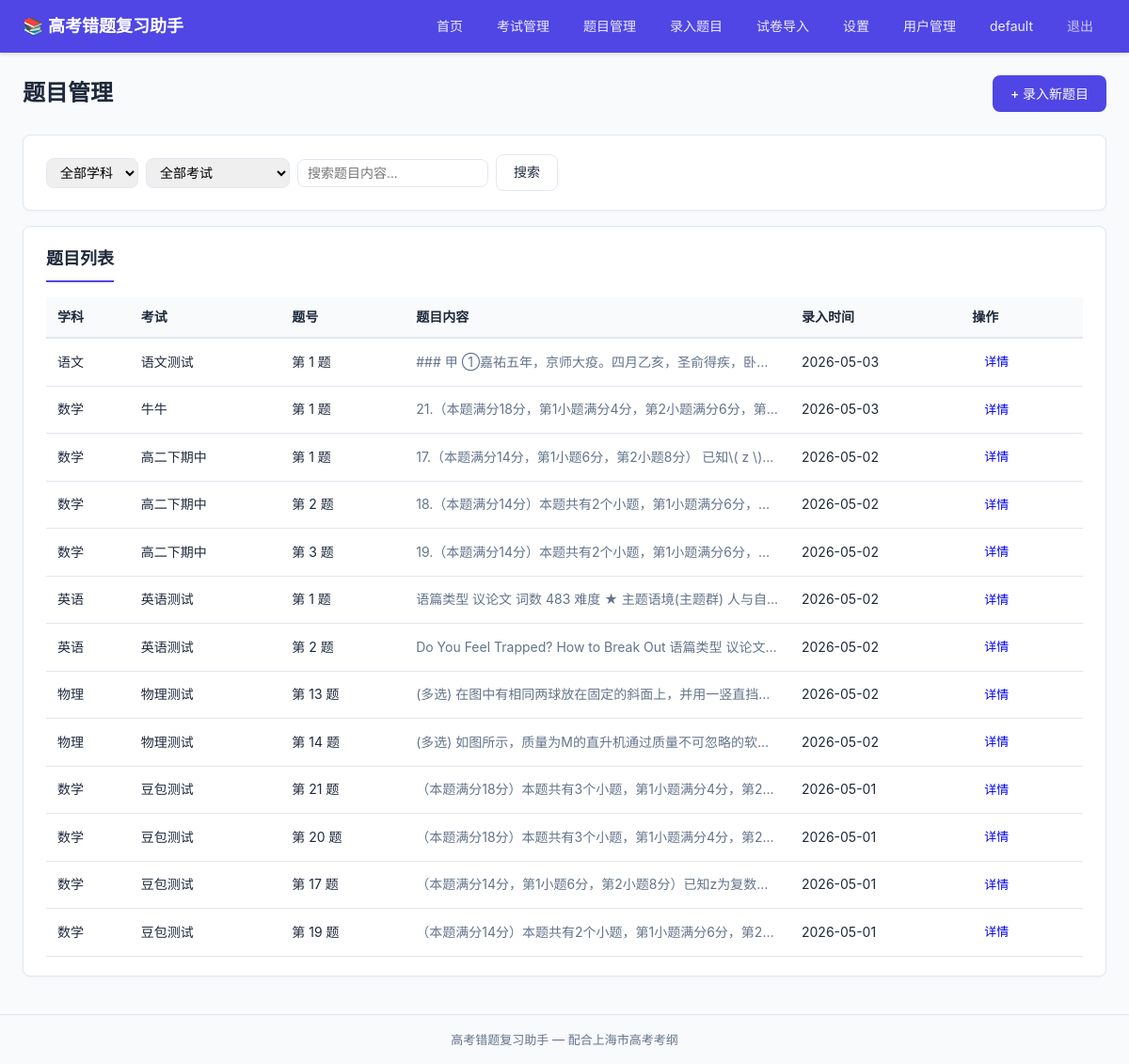
Page /questions (signed in) on the earlier database version.
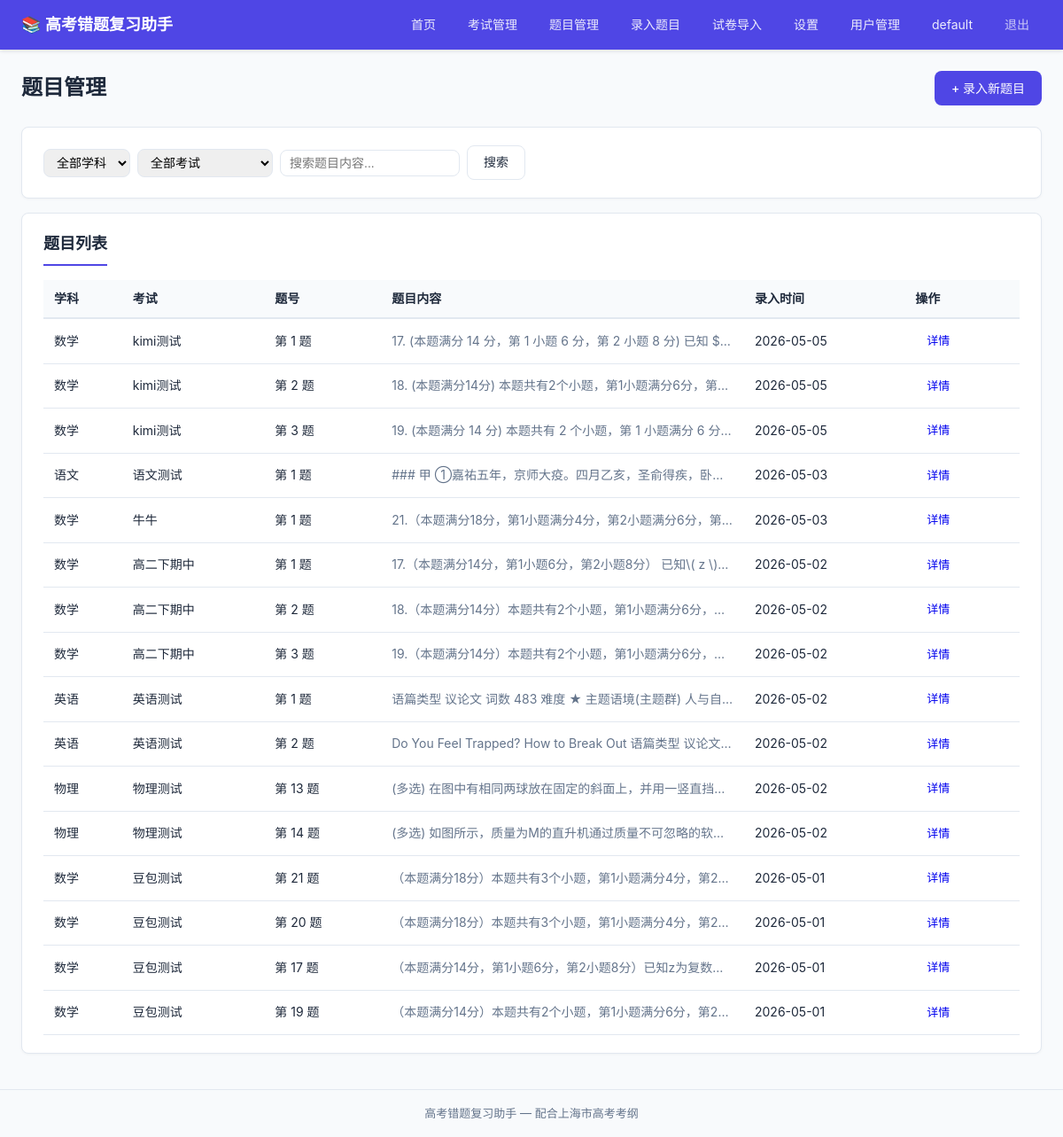
Same page on the later database version.
### tables this page shows
CREATE TABLE users (
            id            INTEGER PRIMARY KEY AUTOINCREMENT,
            username      TEXT    NOT NULL UNIQUE,
            password_hash TEXT    NOT NULL,
            created_at    TIMESTAMP DEFAULT CURRENT_TIMESTAMP
        , is_admin INTEGER NOT NULL DEFAULT 0, must_change_password INTEGER NOT NULL DEFAULT 0);

CREATE TABLE questions (
            id              INTEGER PRIMARY KEY AUTOINCREMENT,
            exam_id         INTEGER NOT NULL REFERENCES exams(id) ON DELETE CASCADE,
            question_number TEXT    NOT NULL,
            stem            TEXT,
            image_path      TEXT,
            created_at      TIMESTAMP DEFAULT CURRENT_TIMESTAMP,
            updated_at      TIMESTAMP DEFAULT CURRENT_TIMESTAMP
        , user_id INTEGER NOT NULL DEFAULT 1, student_answer TEXT, error_reason TEXT);

CREATE TABLE subjects (
            id          INTEGER PRIMARY KEY AUTOINCREMENT,
            name        TEXT    NOT NULL UNIQUE,
            created_at  TIMESTAMP DEFAULT CURRENT_TIMESTAMP
        );

CREATE TABLE exams (
            id          INTEGER PRIMARY KEY AUTOINCREMENT,
            subject_id  INTEGER NOT NULL REFERENCES subjects(id),
            name        TEXT    NOT NULL,
            exam_date   DATE,
            created_at  TIMESTAMP DEFAULT CURRENT_TIMESTAMP, user_id INTEGER NOT NULL DEFAULT 1,
            UNIQUE(subject_id, name)
        );

### routes/questions.py (the view)
@questions_bp.route('/questions')
@login_required
def list_questions():
    user_id = session['user_id']
    subjects = get_all_subjects()
    subject_id = request.args.get('subject_id', type=int)
    exam_id = request.args.get('exam_id', type=int)
    search = request.args.get('search')
    exams = get_all_exams(user_id)
    questions = get_questions_filtered(subject_id=subject_id, exam_id=exam_id, search=search, user_id=user_id)
    return render_template('questions/list.html', subjects=subjects, exams=exams,
                           questions=questions, selected_subject=subject_id,
                           selected_exam=exam_id, search=search)

### app.py (called while the page is built)
@app.before_request
def load_logged_in_user():
    user_id = session.get('user_id')
    g.current_user = get_user_by_id(user_id) if user_id else None

@app.context_processor
def inject_global_template_vars():
    return {
        'current_user': g.get('current_user'),
    }

### database/__init__.py (called while the page is built)
def get_db():
    if 'db' not in g:
        g.db = sqlite3.connect(DATABASE_PATH)
        g.db.row_factory = sqlite3.Row
        g.db.execute("PRAGMA foreign_keys = ON")
    return g.db

### models/exam.py (called while the page is built)
def get_all_exams(user_id=None):
    db = get_db()
    query = (
        "SELECT e.*, s.name as subject_name FROM exams e "
        "JOIN subjects s ON e.subject_id = s.id WHERE 1=1"
    )
    params = []
    if user_id is not None:
        query += " AND e.user_id = ?"
        params.append(user_id)
    query += " ORDER BY e.exam_date DESC, e.id DESC"
    return db.execute(query, params).fetchall()

### models/question.py (called while the page is built)
def get_questions_filtered(subject_id=None, exam_id=None, search=None, user_id=None):
    db = get_db()
    query = (
        "SELECT q.*, e.name as exam_name, e.subject_id, s.name as subject_name "
        "FROM questions q JOIN exams e ON q.exam_id = e.id "
        "JOIN subjects s ON e.subject_id = s.id WHERE 1=1"
    )
    params = []
    if user_id is not None:
        query += " AND e.user_id = ?"
        params.append(user_id)
    if subject_id:
        query += " AND e.subject_id = ?"
        params.append(subject_id)
    if exam_id:
        query += " AND q.exam_id = ?"
        params.append(exam_id)
    if search:
        query += " AND (q.stem LIKE ? OR q.question_number LIKE ?)"
        params.extend([f"%{search}%", f"%{search}%"])
    query += " ORDER BY q.created_at DESC"
    return db.execute(query, params).fetchall()

### models/subject.py (called while the page is built)
def get_all_subjects():
    db = get_db()
    return db.execute("SELECT * FROM subjects ORDER BY id").fetchall()

### models/user.py (called while the page is built)
def get_user_by_id(user_id):
    db = get_db()
    row = db.execute(
        "SELECT id, username, is_admin, must_change_password, created_at FROM users WHERE id = ?",
        (user_id,)
    ).fetchone()
    return dict(row) if row else None

### templates/questions/list.html (shortened to what this page needs)
{% extends "base.html" %}
{% block content %}
<div class="page-header">
    <h1>题目管理</h1>
    <a href="{{ url_for('questions.create') }}" class="btn btn-primary">+ 录入新题目</a>
</div>
<div class="card">
    <form method="GET" class="filter-form">
        <select name="subject_id" onchange="this.form.submit()">
            <option value="">全部学科</option>
        </select>
        <select name="exam_id" onchange="this.form.submit()">
            <option value="">全部考试</option>
        </select>
        <input type="text" name="search" placeholder="搜索题目内容..." value="{{ search or '' }}">
        <button type="submit" class="btn btn-secondary">搜索</button>
    </form>
</div>
<div class="card">
    <h2>题目列表</h2>
    {% if questions %}
    <table class="data-table">
        <thead>
            <tr>
                <th>学科</th>
                <th>考试</th>
                <th>题号</th>
                <th>题目内容</th>
                <th>录入时间</th>
                <th>操作</th>
            </tr>
        </thead>
        <tbody>
            {% for q in questions %}
            <tr>
                <td>{{ q.subject_name }}</td>
                <td>{{ q.exam_name }}</td>
                <td>第 {{ q.question_number }} 题</td>
                <td class="stem-preview">{{ q.stem[:60] if q.stem else '（有图片）' }}</td>
                <td>{{ q.created_at[:10] if q.created_at }}</td>
                <td>
                    <a href="{{ url_for('questions.detail', question_id=q.id) }}" class="btn btn-small">详情</a>
                </td>
            </tr>
            {% endfor %}
        </tbody>
    </table>
    {% else %}
    <p class="empty-state">还没有题目。点击右上角「录入新题目」开始。</p>
    {% endif %}
</div>
{% endblock %}

### templates/base.html (shortened to what this page needs)
<!DOCTYPE html>
<html lang="zh-CN">
<head>
    <link rel="stylesheet" href="{{ url_for('static', filename='css/app.css') }}">
</head>
<body>
    <nav class="navbar">
        <div class="nav-container">
            <a href="{{ url_for('index') }}" class="nav-brand">📚 高考错题复习助手</a>
            <div class="nav-links">
                {% if current_user %}
                <a href="{{ url_for('index') }}">首页</a>
                <a href="{{ url_for('exams.list_exams') }}">考试管理</a>
                <a href="{{ url_for('questions.list_questions') }}">题目管理</a>
                <a href="{{ url_for('questions.create') }}">录入题目</a>
                <a href="{{ url_for('paper.upload') }}">试卷导入</a>
                <a href="{{ url_for('settings.index') }}">设置</a>
                {% if current_user.is_admin %}
                <a href="{{ url_for('admin.users') }}">用户管理</a>
                {% endif %}
                <a href="{{ url_for('auth.change_password') }}">{{ current_user.username }}</a>
                <a href="{{ url_for('auth.logout') }}" class="nav-logout">退出</a>
                {% else %}
                <a href="{{ url_for('auth.login') }}">登录</a>
                {% endif %}
            </div>
        </div>
    </nav>
    <main class="main-container">
        {% block content %}{% endblock %}
    </main>
    <footer class="footer">
        <p>高考错题复习助手 &mdash; 配合上海市高考考纲</p>
    </footer>
</body>
</html>

### static/css/app.css (style rules this page uses)
*, *::before, *::after { box-sizing: border-box; margin: 0; padding: 0; }
:root { --primary: #4f46e5; --primary-hover: #4338ca; --danger: #dc2626; --danger-hover: #b91c1c; --success: #16a34a; --warning: #f59e0b; --bg: #f8fafc; --card-bg: #ffffff; --text: #1e293b; --text-muted: #64748b; --border: #e2e8f0; --radius: 8px; }
body { font-family: -apple-system, BlinkMacSystemFont, "Microsoft YaHei", "PingFang SC", sans-serif; background: var(--bg); color: var(--text); line-height: 1.6; min-height: 100vh; display: flex; flex-direction: column; }
.navbar { background: var(--primary); color: white; padding: 0 24px; box-shadow: 0 2px 4px rgba(0,0,0,0.1); position: sticky; top: 0; z-index: 100; }
.nav-container { max-width: 1200px; margin: 0 auto; display: flex; align-items: center; justify-content: space-between; height: 56px; }
.nav-brand { color: white; text-decoration: none; font-size: 18px; font-weight: 600; }
.nav-links { display: flex; gap: 8px; }
.nav-links a { color: rgba(255,255,255,0.9); text-decoration: none; padding: 6px 14px; border-radius: var(--radius); font-size: 14px; transition: background 0.2s; }
.main-container { max-width: 1200px; margin: 0 auto; padding: 24px; flex: 1; width: 100%; }
.footer { text-align: center; padding: 16px; color: var(--text-muted); font-size: 13px; border-top: 1px solid var(--border); margin-top: auto; }
.page-header { display: flex; align-items: center; justify-content: space-between; flex-wrap: wrap; gap: 12px; margin-bottom: 24px; }
.page-header h1 { font-size: 24px; }
.card { background: var(--card-bg); border-radius: var(--radius); padding: 20px 24px; margin-bottom: 16px; border: 1px solid var(--border); box-shadow: 0 1px 3px rgba(0,0,0,0.04); }
.card h2 { font-size: 18px; margin-bottom: 16px; padding-bottom: 8px; border-bottom: 2px solid var(--primary); display: inline-block; }
.btn { display: inline-block; padding: 8px 18px; border-radius: var(--radius); font-size: 14px; font-weight: 500; text-decoration: none; border: 1px solid transparent; cursor: pointer; transition: all 0.15s; line-height: 1.5; }
.btn-primary { background: var(--primary); color: white; }
.btn-secondary { background: white; color: var(--text); border-color: var(--border); }
.btn-small { padding: 4px 12px; font-size: 13px; }
.data-table { width: 100%; border-collapse: collapse; font-size: 14px; }
.data-table th { text-align: left; padding: 10px 12px; background: #f8fafc; font-weight: 600; border-bottom: 2px solid var(--border); }
.data-table td { padding: 10px 12px; border-bottom: 1px solid var(--border); }
.stem-preview { max-width: 240px; overflow: hidden; text-overflow: ellipsis; white-space: nowrap; color: var(--text-muted); }
.filter-form { display: flex; gap: 8px; align-items: center; flex-wrap: wrap; }
.filter-form select, .filter-form input { padding: 6px 10px; border: 1px solid var(--border); border-radius: var(--radius); font-size: 14px; }
.nav-logout { color: rgba(255,255,255,0.7) !important; }

Differences in the rows shown:
added questions: subject_name "数学", exam_name "kimi测试", question_number "1", stem "17. (本题满分 14 分，第 1 小题 6 分，第 2 小题 8 分) 已知 $…", created_at "2026-05-05"
added questions: subject_name "数学", exam_name "kimi测试", question_number "2", stem "18. (本题满分14分) 本题共有2个小题，第1小题满分6分，第…", created_at "2026-05-05"
added questions: subject_name "数学", exam_name "kimi测试", question_number "3", stem "19. (本题满分 14 分) 本题共有 2 个小题，第 1 小题满分 6 分…", created_at "2026-05-05"
